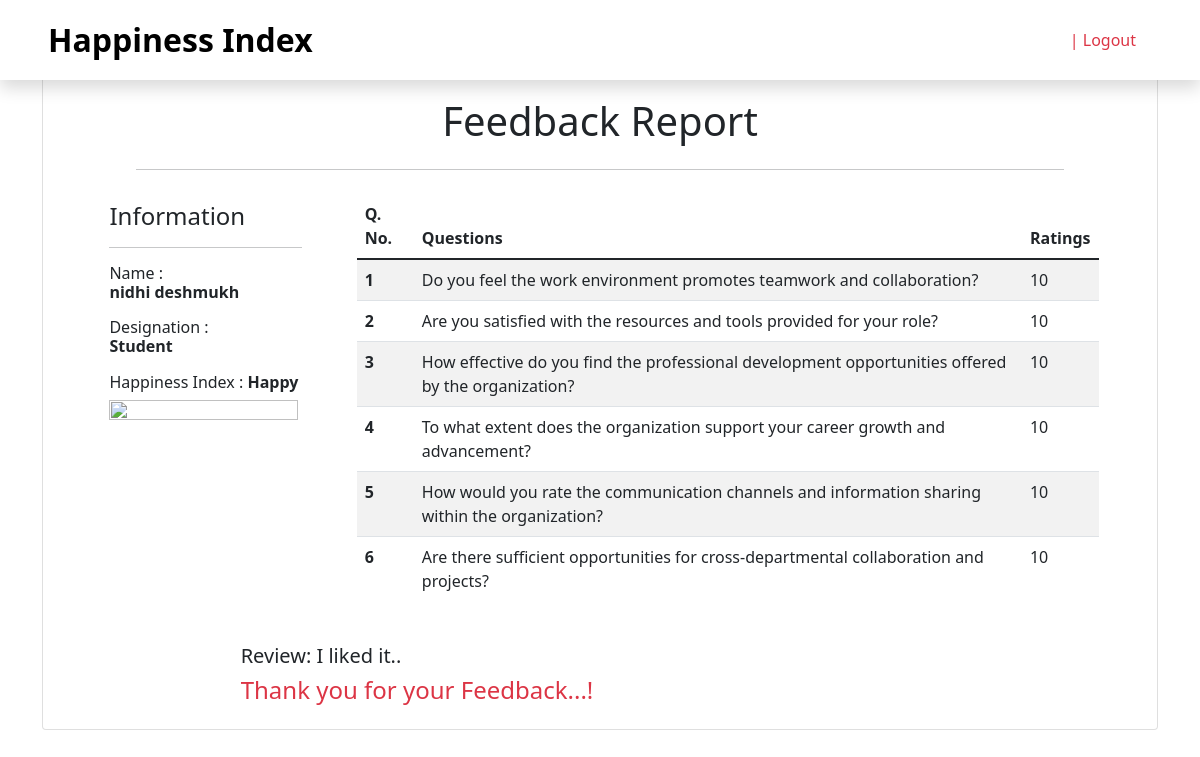
The app's page /report (signed in) with its own data.
### app/models.py (models this page shows, shortened)
class feedback(models.Model):
    username = models.CharField(max_length= 70)
    name = models.CharField(max_length= 70)
    designation = models.CharField(max_length= 70)
    q1 = models.CharField(max_length= 50)
    q2 = models.CharField(max_length= 50)
    q3 = models.CharField(max_length= 50)
    q4 = models.CharField(max_length= 50)
    q5 = models.CharField(max_length= 50)
    q6 = models.CharField(max_length= 50)
    q7 = models.CharField(max_length= 50)
    q8 = models.CharField(max_length= 50)
    q9 = models.CharField(max_length= 50)
    q10 = models.CharField(max_length= 50)
    q11 = models.CharField(max_length= 50)
    q12 = models.CharField(max_length= 50)
    q13 = models.CharField(max_length= 50)
    q14 = models.CharField(max_length= 50)
    q15 = models.CharField(max_length= 50)
    qus_pred = models.CharField(max_length= 50)
    feedback = models.CharField(max_length= 500)
    feedback_pred = models.CharField(max_length= 50)
    happiness_index = models.CharField(max_length= 50)
    date = models.DateField()

### app/views.py (the view)
# urls.py: path("report", views.report, name= "report"),
@login_required(login_url="log_in")
@cache_control(no_cache = True, must_revalidate = True, no_store = True)
def report(request):
    student = feedback.objects.last()
    context = {
        'fname': request.user.first_name,
        'lname' : request.user.last_name,
        'student' : student
    }
    return render(request, "report.html", context)

### templates/report.html (shortened to what this page needs)
{% extends 'base.html' %}
{% block body %}
{% if user.is_authenticated %}
<div class="container">
    <div class="card mb-2">
        <div class="row col-10 m-auto mt-5">
            <h1 class="text-center mt-5 mb-4">Feedback Report</h1>
            <hr>
        </div>
        <div class="row col-lg-11 m-auto mt-2" style="height:450px;">
            <div class="col-3">
                <div class="col-10 m-2 ">
                    <h4>Information</h4>
                    <hr>
                </div>
                <div class="col-10 m-2">
                    <label for="lname">
                        <h6>
                            Name : <br> <b> {{student.name}} </b>
                        </h6>
                    </label>
                </div>
                <div class="col-10 m-2">
                    <label for="lname">
                        <h6>
                            Designation : <br> <b> {{student.designation}} </b>
                        </h6>
                    </label>
                </div>
                {% if student.happiness_index == 'Happy' %}
                <div class="col-10 m-2">
                    <label for="standard">
                        <h6>Happiness Index : <b> {{student.happiness_index}} </b> </h6>
                        <img src="static/img/happy_gif.gif" style="height: fit-content;">
                    </label>
                </div>
                {% endif %}
            </div>
            <div class="col-9" style="height: 400px; overflow: auto;">
                <table class="table table-striped">
                    <thead>
                        <tr>
                            <th scope="col">Q. No.</th>
                            <th scope="col">Questions</th>
                            <th scope="col">Ratings</th>
                        </tr>
                    </thead>
                    {% if designation == "Staff" %}
                    <tbody>
                        <tr>
                            <th scope="row">1</th>
                            <td>Do you feel the work environment promotes collaboration among teachers?</td>
                            <td>{{student.q1}}</td>
                        </tr>
                        <tr>
                            <th scope="row">2</th>
                            <td>Are you satisfied with the resources and facilities provided for teaching?</td>
                            <td>{{student.q2}}</td>
                        </tr>
                        <tr>
                            <th scope="row">3</th>
                            <td>How effective do you find the professional development opportunities offered by the organization?</td>
                            <td>{{student.q3}}</td>
                        </tr>
                        <tr>
                            <th scope="row">4</th>
                            <td>To what extent does the organization support your career growth and advancement?</td>
                            <td>{{student.q4}}</td>
                        </tr>
                        <tr>
                            <th scope="row">5</th>
                            <td>How would you rate the communication and feedback channels within the organization?</td>
                            <td>{{student.q5}}</td>
                        </tr>
                        <tr>
                            <th scope="row">6</th>
                            <td>Are there sufficient opportunities for collaboration with other departments or educators?</td>
                            <td>{{student.q6}}</td>
                        </tr>
                        <tr>
                            <th scope="row">7</th>
                            <td>How would you rate the support provided for maintaining a healthy work-life balance?</td>
                            <td>{{student.q7}}</td>
                        </tr>
                        <tr>
                            <th scope="row">8</th>
                            <td>On a scale of 1-10, how effective is the organization in addressing teacher concerns and grievances?</td>
                            <td>{{student.q8}}</td>
                        </tr>
                        <tr>
                            <th scope="row">9</th>
                            <td>How well do you feel supported in implementing innovative teaching methods?</td>
                            <td>{{student.q9}}</td>
                        </tr>
                        <tr>
                            <th scope="row">10</th>
                            <td>How would you rate the recognition and appreciation of teacher contributions within the organization?</td>
                            <td>{{student.q10}}</td>
                        </tr>
                        <tr>
                            <th scope="row">11</th>
                            <td>How challenging do you find the teaching assignments and responsibilities?</td>
                            <td>{{student.q11}}</td>
                        </tr>
                        <tr>
                            <th scope="row">12</th>
                            <td>Do you receive adequate support and resources to address student needs and challenges?</td>
                            <td>{{student.q12}}</td>
                        </tr>
                        <tr>
                            <th scope="row">13</th>
                            <td>How would you rate the alignment of curriculum with educational goals and standards?</td>
                            <td>{{student.q13}}</td>
                        </tr>
                        <tr>
                            <th scope="row">14</th>
                            <td>To what extent do you feel encouraged to engage in professional development activities?</td>
                            <td>{{student.q14}}</td>
                        </tr>
                        <tr>
                            <th scope="row">15</th>
                            <td>How effective is the organization in providing necessary support and resources for special projects or initiatives?</td>
                            <td>{{student.q15}}</td>
                        </tr>
                    </tbody>
                    {% else %}
                    <tbody>
                        <tr>
                            <th scope="row">1</th>
                            <td>Do you feel the work environment promotes teamwork and collaboration?</td>
                            <td>{{student.q1}}</td>
                        </tr>
                        <tr>
                            <th scope="row">2</th>
                            <td>Are you satisfied with the resources and tools provided for your role?</td>
                            <td>{{student.q2}}</td>
                        </tr>
                        <tr>
                            <th scope="row">3</th>
                            <td>How effective do you find the professional development opportunities offered by the organization?</td>
                            <td>{{student.q3}}</td>
                        </tr>
                        <tr>
                            <th scope="row">4</th>
                            <td>To what extent does the organization support your career growth and advancement?</td>
                            <td>{{student.q4}}</td>
                        </tr>
                        <tr>
                            <th scope="row">5</th>
                            <td>How would you rate the communication channels and information sharing within the organization?</td>
                            <td>{{student.q5}}</td>
                        </tr>
                        <tr>
                            <th scope="row">6</th>
                            <td>Are there sufficient opportunities for cross-departmental collaboration and projects?</td>
                            <td>{{student.q6}}</td>
                        </tr>
                    </tbody>
                    {% endif %}
                </table>
            </div>
        </div>
        <div class="row col-8 m-auto mb-3">
            <h5>Review: {{student.feedback}}</h5>
            <h4 class="text-danger"> Thank you for your Feedback...!</h4>
        </div>
    </div>
</div>
{% endif %}
{% endblock body %}

### static/css/style.css (style rules this page uses)
* { padding: 0; margin: 0; box-sizing: border-box; }
img { height: 100vh; width: 100%; }

### records on screen
feedback: name "nidhi deshmukh", designation "Student", happiness_index "Happy", q1 "10", q2 "10", q3 "10", q4 "10", q5 "10", q6 "10", feedback "I liked it.."
